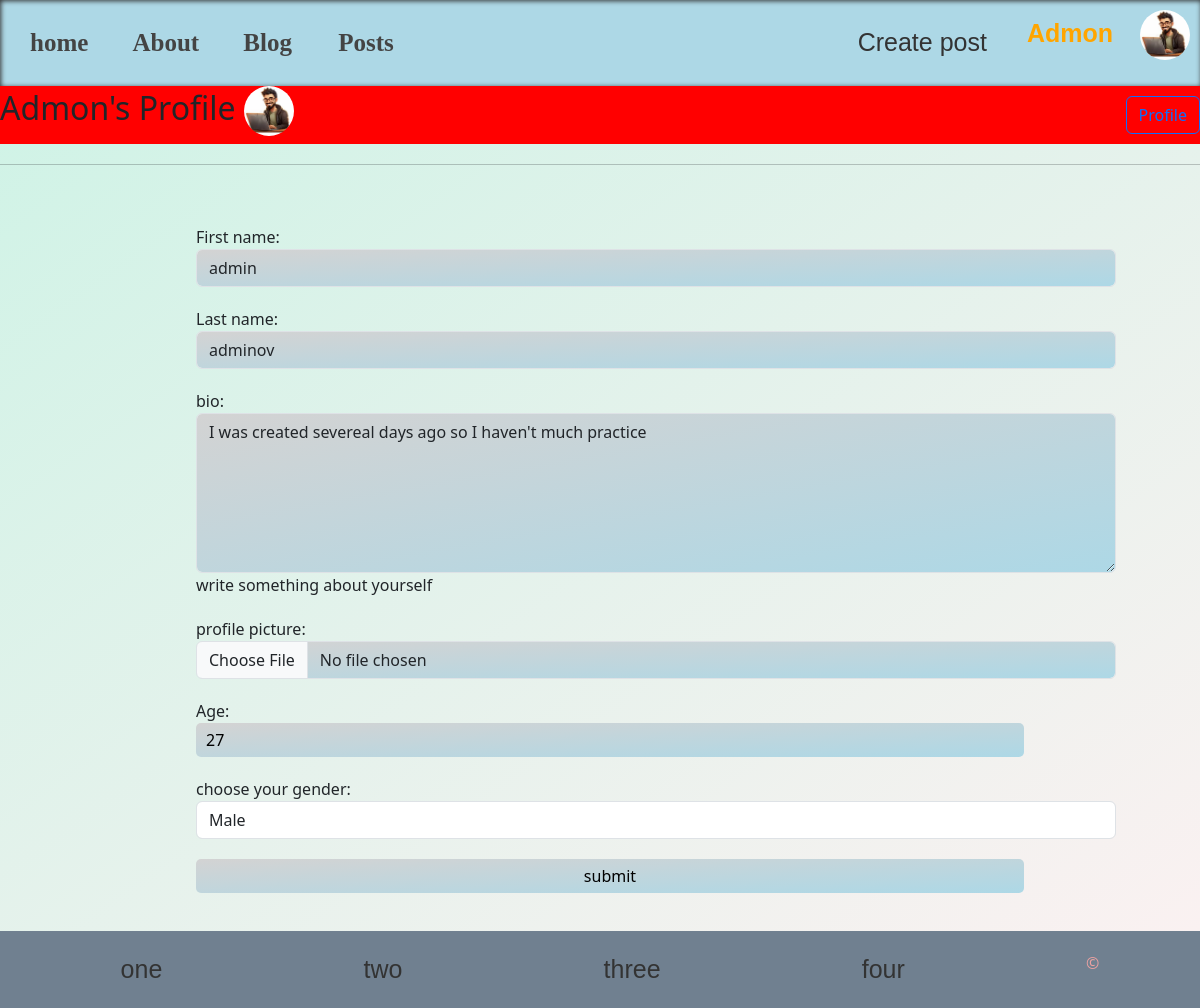
/users/update-profile/ (signed in), run on the app's committed database.
### users/models.py (models this page shows, shortened)
class Profile(models.Model):
    user = models.OneToOneField(User, on_delete=models.CASCADE)
    first_name = models.CharField(max_length=100, default='')
    last_name = models.CharField(max_length=100, default='')
    bio = models.TextField(null=True, blank=True)
    image = models.ImageField(default='default.jpg', upload_to='profile_pics')
    age =  models.IntegerField( null=True, blank=True)
    gender = models.CharField(max_length=50, null=True, blank=True)

### users/views.py (the view, shortened to what this page needs)
# urls.py: path('update-profile/', update_profile_page, name='update_profile_page'),
def update_profile_page(request):
    profile = Profile.objects.filter(id=request.user.id).first()
    form = ProfileForm(instance=profile)
    context = {
        'user': request.user,
        'form': form
    }
    return render(request, 'update_profile_page.html', context)

### users/templates/update_profile_page.html (shortened to what this page needs)
{% extends 'base.html' %}
{% load static %}
{% block css %}
   <link rel="stylesheet" href="{% static 'style/profile.css' %}">
{% endblock %}
{%block content%}
    <div class="intro-wrapper">
        <h2>
            {{user.username|title}}'s Profile
            <img src="{{ user.profile.image.url }}" class="profile-picture" alt="profile-picture">
        </h2>
        <a href="{% url 'profile_page' %}" class="btn btn-outline-primary">
            Profile
        </a>
    </div>
    <hr style="margin: 20px 0;">
    {%include 'form_snippets.html' with form=form%}
{% endblock %}

### templates/navbar.html (shortened to what this page needs)
{% load static %}
<header>
    <div class="links">
        <a href="{%url 'home'%}">home</a>
        <a href="{% url 'about'%}">About</a>
        <a href="{% url 'blog'%}">Blog </a>
        <a href="{% url 'posts'%}">Posts</a>
    </div>
    <div class="auth-wrapper">
        {%if not request.user.is_authenticated%}
            <a class="nav-item login" href="#">
                <img src="{%static 'icons/lupa.png' %}" width="20" alt="icon">
            </a>
            <a class="nav-item login" href="{%url 'login_user'%}">login</a>
            <a class="nav-item signup" href="{%url 'create-user'%}">sign up</a>
        {% else %}
            <div class="profile-auth-wrapper">
                <a class="nav-item signup" href="{%url 'create_post'%}">Create post</a>
                <div class="content">
                    <p class="user-info">
                        <a class="nav-item login" href="{% url 'profile_page' %}">{{ request.user.username | title}}</a>
                        <img src="{{user.profile.image.url}}" class="profile-picture" alt="user-image">
                     </p>
                </div>
            </div>
        {%endif%}
    </div>
</header>

### templates/form_snippets.html (shortened to what this page needs)
<div class="form-wrapper">
    <form method="POST" enctype="multipart/form-data">
        {{form.as_p}}
        {%if btn_text%}
            <input type="submit" value="{{ btn_text }}" />
        {%else %}
            <input type="submit" value="submit" />
        {%endif%}
    </form>
</div>

### static/styles/navbar.css (style rules this page uses)
* { padding: 0; margin: 0; transition: 0.5s; }
header { display: flex; justify-content: space-between; align-items: center; box-shadow: inset 1px 1px 5px #333; padding: 10px; background-color: lightblue; }
.links a { padding: 20px; color: #444; font-size: 25px; font-family: cursive ; font-weight: bolder; border-radius: 10px; }
a { text-decoration: none; border-radius: 5px; padding: 10px 20px; font-family: sans-serif; color: #333; font-size: 25px; }
.login { font-family: Impact, Haettenschweiler, 'Arial Narrow Bold', sans-serif; color: orange; font-size: 25px; cursor: pointer; }
.profile-auth-wrapper { display: flex; justify-content: space-between; align-items: center; }
.content { position: relative; }
.user-info { font-family: Arial, Helvetica, sans-serif; font-weight: bolder; font-size: 25px; cursor: pointer; }
.profile-picture { width: 50px; height: 50px; border-radius: 50%; }

### static/styles/profile.css (style rules this page uses)
.intro-wrapper { display: flex; justify-content: space-between; align-items: center; background-color: red; }

### templates/form_snippets.html (style rules this page uses)
form { width: 80%; margin-left: 11rem; padding: 20px 20px 2.35rem 20px; }
input, textarea { width: 90%; padding: 5px 10px; background: linear-gradient(to right bottom, lightgray, lightblue); border: none; outline: none; border-radius: 5px; }
input, label, textarea { display: block; }
label, input[type='submit'] { margin-top: 20px; cursor: pointer; }
textarea { height: 10rem; }

### data on the page
Profile: first_name "admin", last_name "adminov", bio "I was created severeal days ago so I haven't much practice", age "27", gender "Male"

### other printed values
{{ request.user.username | title }} "Admon"
{{ user.username|title }} "Admon"
